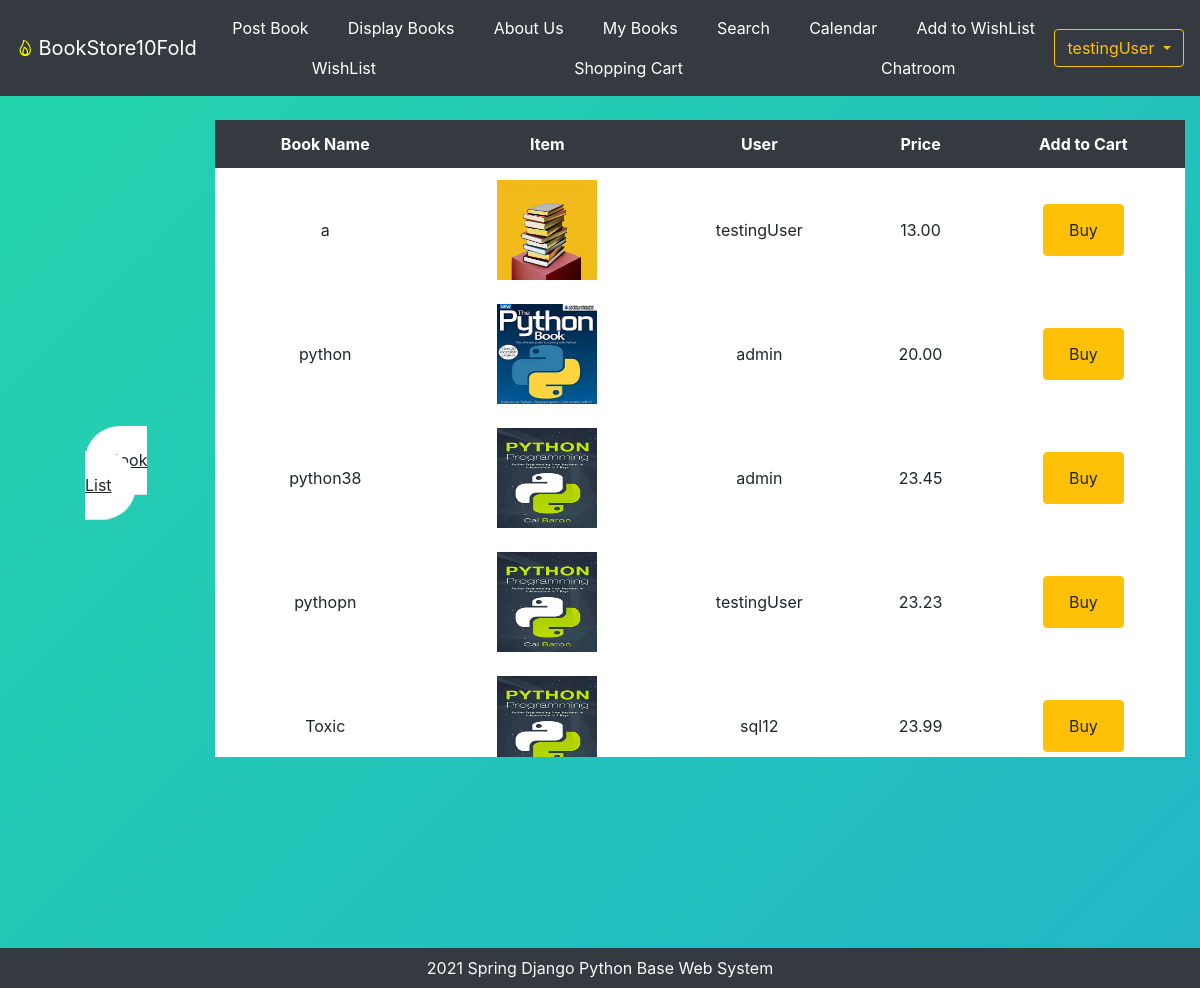
Screenshot of /displaybooks (signed in) with the database file from the repository.
### bookMng/models.py (models this page shows, shortened)
class MainMenu(models.Model):
    item = models.CharField(max_length=200, unique=True)
    link = models.CharField(max_length=200, unique=True)

class Book(models.Model):
    name = models.CharField(max_length=200)
    web = models.URLField(max_length=200)
    price = models.DecimalField(decimal_places=2, max_digits=8)
    publishdate = models.DateField(auto_now=True)
    picture = models.FileField(upload_to='bookEx/static/uploads')
    pic_path = models.CharField(max_length=300, editable=False, blank=True)
    username = models.ForeignKey(User, blank=True, null=True, on_delete=models.CASCADE)

### bookMng/views.py (the view)
# urls.py: path('displaybooks', views.displaybooks, name='displaybooks'),
@login_required(login_url=reverse_lazy('login'))
def displaybooks(request):
    books = Book.objects.all()
    for b in books:
        b.pic_path = b.picture.url[14:]
    return render(request,
                  'bookMng/displaybooks.html',
                  {
                      'item_list': MainMenu.objects.all(),
                      'books': books
                  })

### bookEx/templates/bookMng/displaybooks.html (shortened to what this page needs)
{% extends "base.html" %}
{% load static %}
{% block content %}
<div class="container-fluid">
    <div class="row">
        <div class="col-2">
            <div id="table1">
                <span class="rounded-pill p-4 bg-white align-middle border-bottom"><u> Book List </u></span>
            </div>
        </div>
        <div class="col-10">
            <div class="table-wrapper-scroll-y my-custom-scrollbar table-repsonsive mt-4">
                <table class="table table-hover table-borderless bg-white">
                    <thead class="thead-black">
                        <th class="bg-dark text-white text-center">Book Name</th>
                        <th class="bg-dark text-white text-center">Item</th>
                        <th class="bg-dark text-white text-center">User</th>
                        <th class="bg-dark text-white text-center">Price</th>
                        <th class="bg-dark text-white text-center">Add to Cart</th>
                    </thead>
                    <tbody>
                        {% for book in books %}
                        <tr>
                            <td class="text-center align-middle">
                                <a class="btn text-black" href="book_detail/{{ book.id }}">
                                    {{ book.name }}
                                </a>
                            </td>
                            <td class="text-center align-middle">
                                <img src="{% if book.picture %}
                                            {% static book.pic_path %}
                                    {% else %}
                                            {% static 'logo.jpg' %}
                                    {% endif %}" width="100" height="100" />
                            </td>
                            <td class="text-center align-middle">
                                {{ book.username }}
                            </td>
                            <td class="text-center align-middle">
                                {{ book.price }}
                            </td>
                            <td class="text-center align-middle">
                                <button type="button" class="btn btn-warning"><a class="btn text-black"
                                        href="add_to_cart/{{book.id}}"> Buy </a></button>
                            </td>
                        </tr>
                        {% endfor %}
                    </tbody>
                </table>
            </div>
        </div>
    </div>
</div>
{% endblock content %}

### bookEx/templates/base.html (shortened to what this page needs)
{% load static %}
<!DOCTYPE html>
<html lang="en">
<head>
    <link rel="stylesheet" href="https://cdn.jsdelivr.net/npm/bootstrap@4.5.3/dist/css/bootstrap.min.css"
>
    <link href="{% static 'main.css' %}" rel="stylesheet" type="text/css">
    <link href="{% static 'calendar.css' %}" rel="stylesheet" type="text/css">
    <link href="{% static 'display.css' %}" rel="stylesheet" type="text/css">
</head>
<body class="d-flex flex-column">
    <header>
        <nav class=" navbar navbar-expand-lg navbar-dark bg-dark">
            <ion-icon name="flame-outline"></ion-icon>
            <a href="/" class="navbar-brand ml-1">BookStore10Fold</a>
            <div class="collapse navbar-collapse" id="navbarNavDropdown">
                <ul class="nav nav-pills nav-fill mr-auto">
                    {% for item in item_list %}
                    <li class="nav-item">
                        <a class="nav-link btn-outline-info text-white" href="{{ item.link }}"> {{item.item}}</a>
                    </li>
                    {% endfor %}
                </ul>
                <ul class="navbar-nav ">
                    {% if user.is_authenticated %}
                    <div class="btn-group">
                        <button type="button" class="btn btn-outline-warning dropdown-toggle"
                            data-toggle="dropdown" aria-haspopup="true" aria-expanded="false">
                            {{ user.username }}
                        </button>
                    </div>
                    {% endif %}
                </ul>
            </div>
        </nav>
    </header>
    <main>
        {% block content %}
        {% endblock content %}
    </main>
    <footer class="container-fluid bg-dark text-center fixed-bottom text-light py-2">
           2021 Spring Django Python Base Web System
    </footer>
</body>
</html>

### bookEx/static/main.css (style rules this page uses)
ion-icon { font-size: x-large; color: yellow; }
body { background: linear-gradient(-45deg, #ee7752, #e73c7e, #23a6d5, #23d5ab); background-size: 500% 500%; animation: gradient 15s ease infinite; }

### bookEx/static/calendar.css (style rules this page uses)
.btn { outline: none; box-shadow: 0 0 0 0; }

### bookEx/static/display.css (style rules this page uses)
#table1 { padding-top: 350px; padding-left: 70px; }
.my-custom-scrollbar { position: relative; height: 90%; overflow: auto; }
.table-wrapper-scroll-y { display: block; }

### rows the page displays
MainMenu: item "Post Book"
MainMenu: item "Display Books"
MainMenu: item "About Us"
MainMenu: item "My Books"
MainMenu: item "Search"
MainMenu: item "Calendar"
MainMenu: item "Add to WishList"
MainMenu: item "WishList"
MainMenu: item "Shopping Cart"
MainMenu: item "Chatroom"
Book: name "a", username "testingUser", price "13.00"
Book: name "python", username "admin", price "20.00"
Book: name "python38", username "admin", price "23.45"
Book: name "pythopn", username "testingUser", price "23.23"
Book: name "Toxic", username "sql12", price "23.99"

### other values shown
{{ user.username }} "testingUser"
